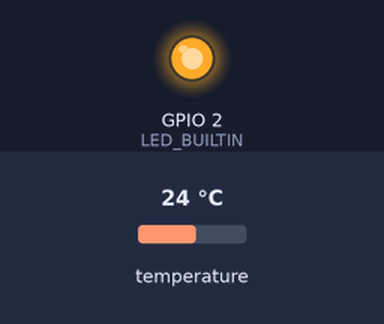
Bench run of a sketch on a simulated ESP8266 (NodeMCU). On the bench: output pins drawn as LEDs (lit = HIGH, except the on-board LED, lit = LOW). The inputs (shaded band) are chosen by the test bench; at power-on: temperature 24 °C. What the sketch prints to the serial monitor is not drawn. At 0.8 s the program puts the board to deep sleep or switches it off; the recording ends there.

Above: at 0.1 s.
Timing chart, 0 to 0.8 s (numbered marks = the images above):
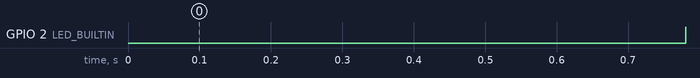

The sketch:

SensorNode.ino
```cpp
/*
  Code to run on @SaysPhilippe SensorNode.
  @opsahle, 9-apr-2022
*/

#include <ESP8266WiFi.h>
#include <espnow.h>
#include <OneWire.h>
#include <DallasTemperature.h>

/////////////////////////////////////////////////////////////////////
// Node configuration parameters
/////////////////////////////////////////////////////////////////////
uint8_t broadcastAddress[] = {0xFF, 0xFF, 0xFF, 0xFF, 0xFF, 0xFF};  // Can be replaced by ESP-NOW receiver MAC Address
//uint8_t broadcastAddress[] = {0x7C, 0xDF, 0xA1, 0x00, 0x9F, 0x88};  // Can be replaced by ESP-NOW receiver MAC Address  **NOT WORKING!**
#define NODENAME  "Postkassa"                                        // Maximum 15 characters
int32_t wifi_channel = 12;                                           // Run receiver code to obtain this

///////////////////////////////////////////////////////////////////////////////////////////
// Procedure for Vcc read calibration (adjusting for individual ADC gain in your ESP8266)
///////////////////////////////////////////////////////////////////////////////////////////
// 1) Start with: adc_cal = 1.0;
// 2) Run code
// 3) Note voltage measured by firmware: Vcc_f
// 4) Measure actual voltage on the board close to ESP8266: Vcc_m
// 5) Calculate: adc_cal = Vcc_m / Vcc_f
// 6) Insert value here:
float adc_cal = 0.962;

// ESP8266 ADC setup: Read internal Vcc
ADC_MODE(ADC_VCC);


// Temp sensor DS18B20 is connected to GPIO5
#define ONE_WIRE_BUS 5

// Setup a oneWire instance to communicate with any OneWire devices
OneWire oneWire(ONE_WIRE_BUS);

// Pass our oneWire reference to Dallas Temperature.
DallasTemperature sensors(&oneWire);

// Declare data structure for sending over ESP-NOW (Sender and Receiver must have identical structure!)
struct payloadStruct {
  char nodeName[20];
  char message[100];
} payload;

int sendResult;

// Callback when data is sent
void OnDataSent(uint8_t *mac_addr, uint8_t sendStatus) {
  Serial.print("Last Packet Send Status: ");
  if (sendStatus == 0) {
    Serial.println("Delivery success");
  }
  else {
    Serial.println("Delivery fail");
  }
}

void setup() {
  // Initialize Serial
  Serial.begin(115200);
  Serial.println();
  Serial.println("***********************");
  Serial.println("*     ESP-NOW node    *");
  Serial.println("***********************");

  sensors.begin();  // Initiate reading from temp sensor

  // ESP LED on while code is active
  pinMode(LED_BUILTIN, OUTPUT);
  digitalWrite(LED_BUILTIN, LOW);

  // Set device as a Wi-Fi Station
  WiFi.mode(WIFI_STA);

  // Set wifi channel to same as receiver
  wifi_promiscuous_enable(1);
  wifi_set_channel(wifi_channel);
  wifi_promiscuous_enable(0);

  // Init ESP-NOW
  if (esp_now_init() != 0) {
    Serial.println("Error initializing ESP-NOW");
    return;
  }

  // Once ESPNow is successfully Init, we will register for Send CB to
  // get the status of Trasnmitted packet
  esp_now_set_self_role(ESP_NOW_ROLE_CONTROLLER);

  ///////////////////////////////////////////////////////////////////////////////
  // esp_now_register_send_cb(OnDataSent);
  ///////////////////////////////////////////////////////////////////////////////

  // Register peer
  int addStatus = esp_now_add_peer(broadcastAddress, ESP_NOW_ROLE_SLAVE, wifi_channel, NULL, 0);
  if (addStatus == 0) {
    // Pair success
    Serial.println("ESP-NOW pair success");
  } else {
    Serial.println("ESP-NOW pair failed");
  }
  Serial.print("ESP-NOW node WiFi channel: ");
  Serial.println(WiFi.channel());

  //Read temp sensor
  sensors.requestTemperatures(); // Read data from temp sensor

  // Set nodename in payload
  strcpy(payload.nodeName, NODENAME);

  // Copy Vcc and temp measurements into nodeData structure and send payload
  strcpy(payload.message, "Voltage/temp: ");
  char textBuffer[10];
  dtostrf((float)ESP.getVcc() / 1024 * adc_cal, 4, 2, textBuffer); // Voltage with two decimals in 4 characters
  strcat(payload.message, textBuffer);
  strcat(payload.message, " V / ");
  dtostrf(sensors.getTempCByIndex(0), 4, 1, textBuffer); // Temp with one decimals in 4 characters
  strcat(payload.message, textBuffer);
  strcat(payload.message, " degC");

  // Send payload
  esp_now_send(broadcastAddress, (uint8_t *) &payload, sizeof(payload));

  // Turn off LED and go to deepsleep
  digitalWrite(LED_BUILTIN, HIGH);
  //For continuous testing using code in loop(): Comment out next line
  ESP.deepSleep(0); //Eternal deep sleep
}

void loop() {

  //Execution will never reach loop() if the last line in setup() is uncommented.

  //Read temp sensor
  sensors.requestTemperatures(); // Read data from temp sensor

  // Copy Vcc and temp measurements into nodeData structure and send payload
  strcpy(payload.message, "Voltage/temp: ");
  char textBuffer[10];
  dtostrf((float)ESP.getVcc() / 1024 * adc_cal, 4, 2, textBuffer); // Voltage with two decimals in 4 characters
  strcat(payload.message, textBuffer);
  strcat(payload.message, " V / ");
  dtostrf(sensors.getTempCByIndex(0), 4, 1, textBuffer); // Temp with one decimals in 4 characters
  strcat(payload.message, textBuffer);
  strcat(payload.message, " degC");

  // Send payload
  esp_now_send(broadcastAddress, (uint8_t *) &payload, sizeof(payload));
  delay(1000);

}
```

Measured:
- by itself, GPIO 2 (LED_BUILTIN): LOW → HIGH at 0.78 s
